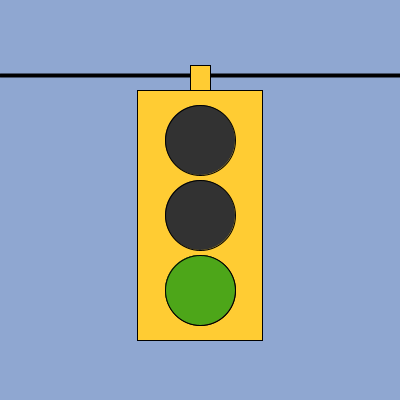
Frame 1 (no input)
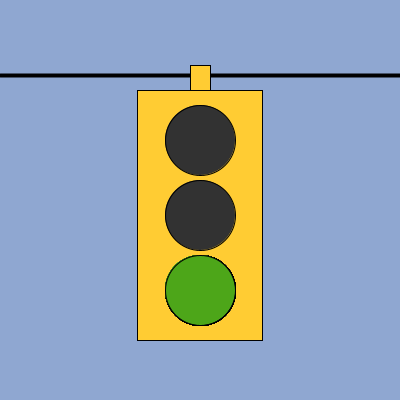
Frame 60 (the mouse pressed at the canvas centre just before this capture)
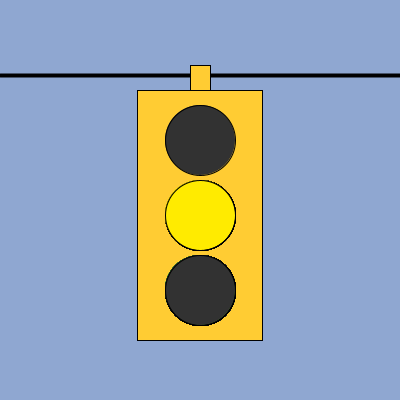
Frame 120 (the mouse held since frame 60 and released just before this capture)

The Processing sketch that drew these frames (run headless with seeded random() and noise(); from frame 60 on, the mouse is pressed at the canvas centre):

// Processing sketch: processing_18989
// ── processing_18989.pde

//Adam Oaks


void setup(){
  size(400,400);
  smooth();
  background(143,167,209);
  stroke(0);
  strokeWeight(4);
  line(0,75,400,75);
 strokeWeight(1);
  rectMode(CENTER);
  fill(255,204,51);
  rect(width/2,80,20,30);
  rect(width/2,215,125,250);
  fill(50);
  ellipse(width/2,140,70,70);
  ellipse(width/2,215,70,70);
  ellipse(width/2,290,70,70);
}

int x=1;

void draw(){
  fill(77,166,25);
  ellipse(width/2,290,70,70);
  x++;
  
 if(x>100){
    fill(50);
  ellipse(width/2,290,70,70);
  fill(255,235,0);
  ellipse(width/2,215,70,70);
  }
 
  if(x>250){
    fill(50);
  ellipse(width/2,215,70,70);
  fill(255,0,0);
  ellipse(width/2,140,70,70);
}
  
  if(x>500){
    fill(50);
  ellipse(width/2,140,70,70);
  fill(77,166,25);
  ellipse(width/2,290,70,70);
  }
}
